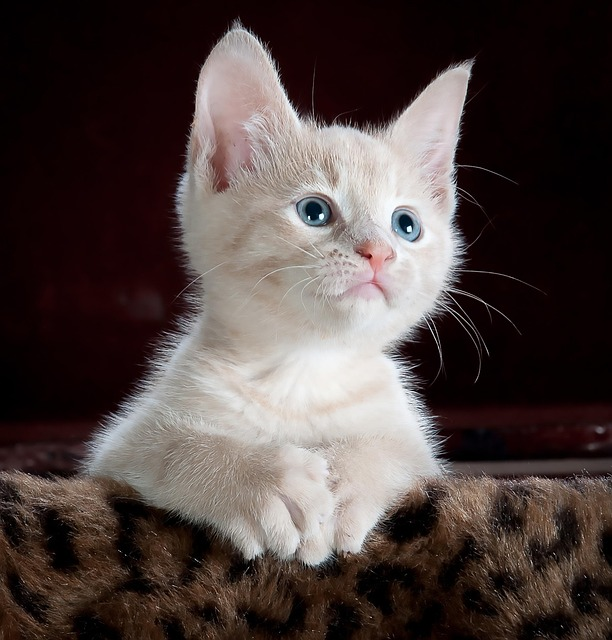
#> input picture hws/UMER_912_HASEEB_1009_DIP_R2026_HW1/images/image1.jpg, 612 x 640 px
$ python Q2.py
#> lines starting #> are read from the running program, lines starting #| are printed output that depends on the picture
import numpy as np
import cv2

# (i) Create the two 3x3 uint8 patches from part (a)
A = np.array([[250, 10, 90], [60, 200, 30], [15, 5, 180]], dtype=np.uint8)

B = np.array([[20, 250, 40], [80, 90, 220], [10, 240, 90]], dtype=np.uint8)

print("Patch A:\n", A)
print("\nPatch B:\n", B)

# (ii) Plain NumPy addition -> wrap-around (modulo 256) behavior
numpy_sum = A + B  # uint8 + uint8 wraps around silently on overflow
print("\n[NumPy]  A + B  (wrap-around / modulo-256):\n", numpy_sum)

# (iii) cv2.add -> saturation behavior
opencv_sum = cv2.add(A, B)  # clips to 255 on overflow
print("\n[OpenCV] cv2.add(A, B)  (saturation):\n", opencv_sum)

# (iv) Subtraction: NumPy (wrap-around) vs cv2.subtract (saturation)
numpy_diff = A - B  # underflow wraps around (e.g. 10 - 250 -> 16 mod 256)
opencv_diff = cv2.subtract(A, B)  # negative results clipped to 0

print("\n[NumPy]  A - B  (wrap-around):\n", numpy_diff)
print("\n[OpenCV] cv2.subtract(A, B)  (saturation):\n", opencv_diff)

# Compare the two subtraction results element-wise
diff_mismatch_mask = numpy_diff != opencv_diff
print(
    "\nPositions where NumPy and OpenCV subtraction differ (True = differ):\n",
    diff_mismatch_mask,
)

# (v) cv2.addWeighted() to blend two real grayscale images
img1_path = "images/image1.jpg"
img2_path = "images/image2.jpg"

img1 = cv2.imread(img1_path, cv2.IMREAD_GRAYSCALE)
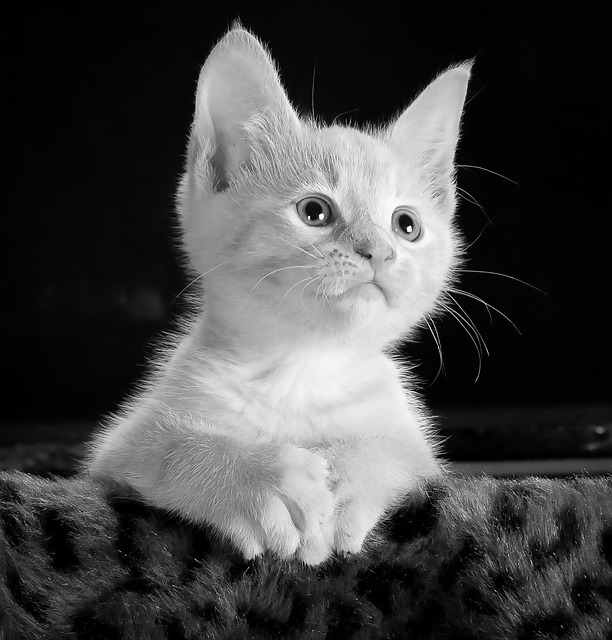
#> img1: shape (640, 612); min 0, max 255, mean 69.9
img2 = cv2.imread(img2_path, cv2.IMREAD_GRAYSCALE)
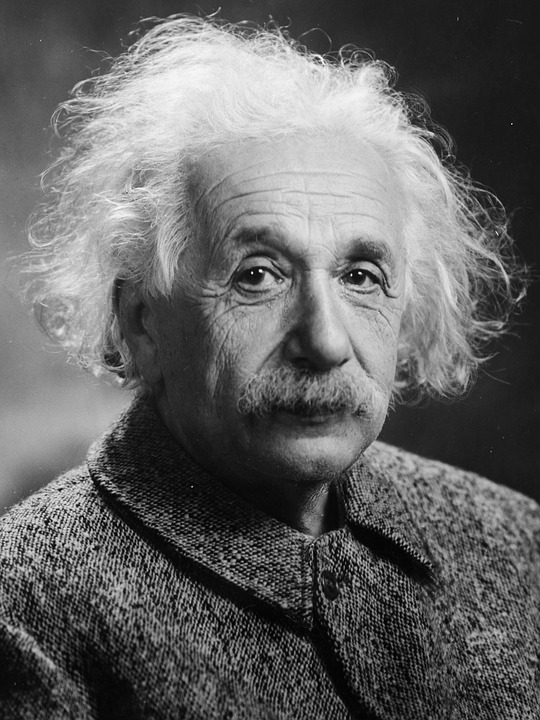
#> input picture hws/UMER_912_HASEEB_1009_DIP_R2026_HW1/images/image2.jpg, 540 x 720 px
#> img2 is the input picture: shape (720, 540); min 0, max 255, mean 100.4

if img1 is not None and img2 is not None:
    if img1.shape != img2.shape:
        # Resize img2 to match img1 so addWeighted can operate on them
        img2 = cv2.resize(img2, (img1.shape[1], img1.shape[0]))
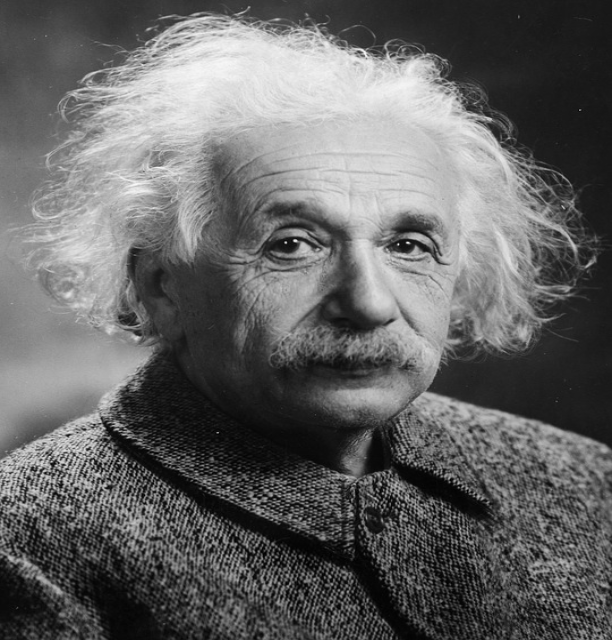
#> img2: shape (640, 612); min 0, max 248, mean 100.3

    blended = cv2.addWeighted(img1, 0.7, img2, 0.3, 0)
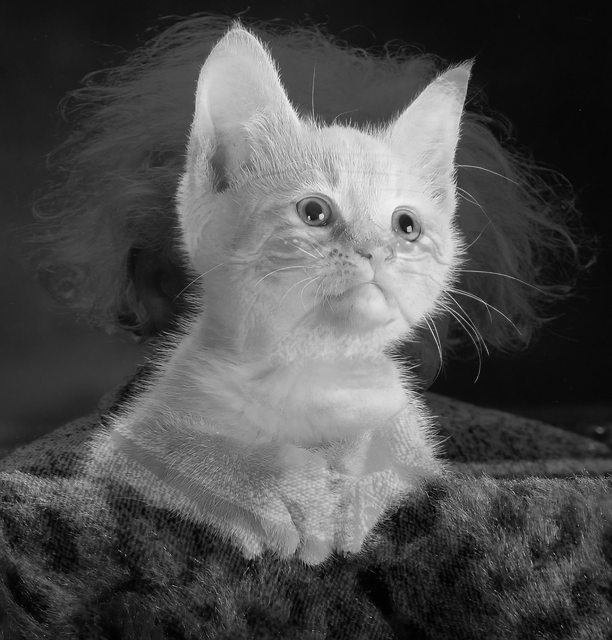
#> blended: shape (640, 612); min 1, max 244, mean 79

    cv2.imshow("Blended (0.7 * img1 + 0.3 * img2)", blended)
    cv2.waitKey(0)
    cv2.destroyAllWindows()

    # Optionally save the result instead of / in addition to displaying it
    cv2.imwrite("images/blended_output.jpg", blended)
    print("\nBlended image saved as 'images/blended_output.jpg'")
else:
    print(f"\n[Skipped step v] Could not load '{img1_path}' and/or '{img2_path}'.")
    print(
        "Place two same-size grayscale images with these filenames in the "
        "working directory to run the addWeighted() blending demo."
    )

# (vi) Discussion: where NumPy and OpenCV results differ, and why
print("DISCUSSION: NumPy vs OpenCV arithmetic on uint8 data")
print("""
    NumPy performs raw modular (wrap-around) arithmetic on uint8 arrays: when a
    sum exceeds 255, it silently overflows and wraps back into the 0-255 range
    (result = (a + b) mod 256). Similarly, when a difference goes below 0, it
    wraps upward toward 255 (underflow). This happens because NumPy treats uint8
    as a fixed-width integer type and does not check for overflow.

    OpenCV's cv2.add() and cv2.subtract(), by contrast, apply SATURATION
    arithmetic: results are clipped to the valid range [0, 255] rather than
    wrapping. A sum greater than 255 is capped at 255 (white); a difference less
    than 0 is capped at 0 (black).

    In the results above:
    - Every pixel where A + B >= 256 differs between numpy_sum and opencv_sum.
        NumPy shows a small wrapped value; OpenCV shows 255.
    - Every pixel where A - B < 0 differs between numpy_diff and opencv_diff.
        NumPy shows a large wrapped value (near 255); OpenCV shows 0.
    - Pixels where the true sum/difference already falls inside [0, 255] are
        IDENTICAL between NumPy and OpenCV, since no overflow/underflow occurs.

    This matters in real image processing because wrap-around introduces visual
    artifacts unrelated to the scene (bright pixels can wrap into dark ones and
    vice versa), whereas saturation arithmetic matches how real sensors/displays
    behave (clipping at min/max brightness) and keeps images visually coherent.
""")
